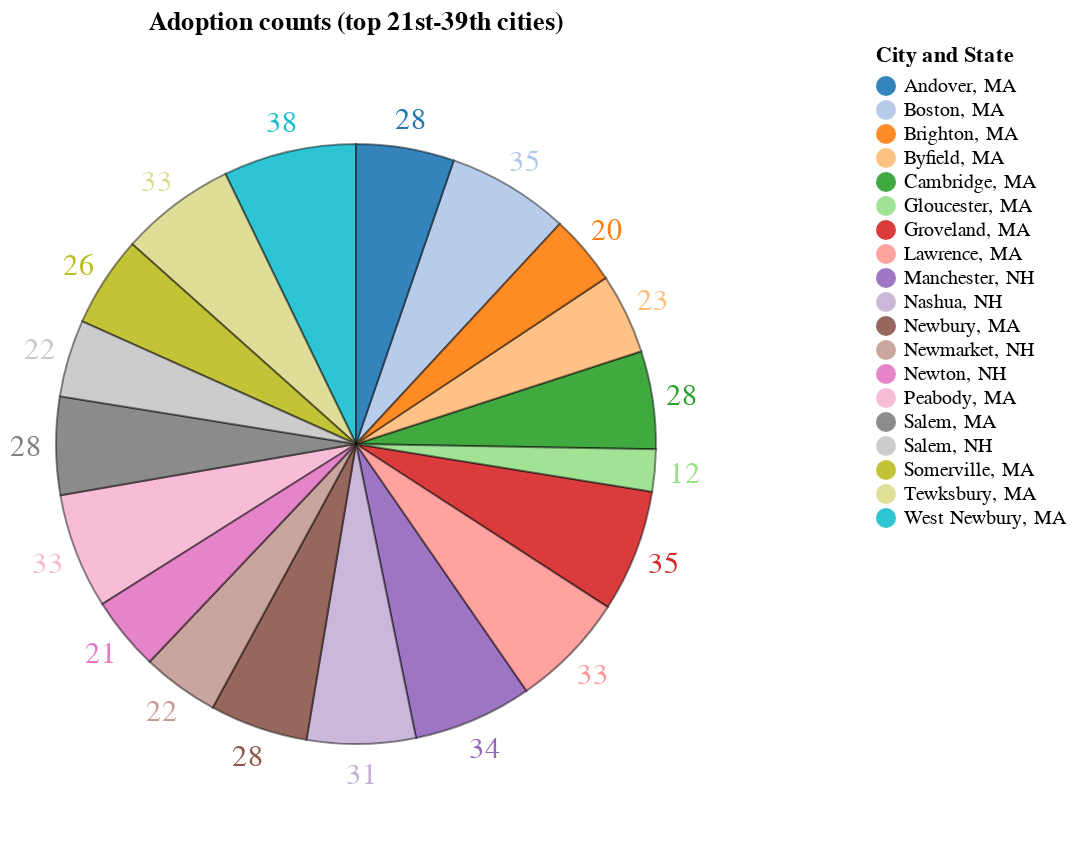

Notebook code for this chart:
### Code cell
alt_pie_chart(relevant_adopts[20:], "City and State", "Adoptions", "Adoption counts (top 21st-39th cities)")

### Figure 1 — Vega-Lite specification as saved in the notebook (floating-point values rounded to 4 significant figures)
{"config": {"view": {"continuousWidth": 300, "continuousHeight": 300}, "legend": {"offset": 250, "orient": "right", "symbolStrokeWidth": 0}}, "layer": [{"mark": {"type": "text", "radius": 165, "size": 15}, "encoding": {"color": {"field": "City and State", "scale": {"scheme": "category20"}, "type": "nominal"}, "text": {"field": "Adoptions", "type": "quantitative"}, "theta": {"field": "Adoptions", "stack": true, "type": "quantitative"}}, "title": "Adoption counts (top 21st-39th cities)"}, {"mark": {"type": "arc", "opacity": 0.9, "outerRadius": 150, "stroke": "black", "strokeOpacity": 0.5}, "encoding": {"color": {"field": "City and State", "scale": {"scheme": "category20"}, "type": "nominal"}, "theta": {"field": "Adoptions", "stack": true, "type": "quantitative"}}, "title": "Adoption counts (top 21st-39th cities)"}], "data": {"name": "data-8c62568c6bb64996213508a775bb3f18"}, "height": 400, "$schema": "https://vega.github.io/schema/vega-lite/v5.20.1.json", "datasets": {"data-8c62568c6bb64996213508a775bb3f18": [{"index": 20, "City and State": "West Newbury, MA", "Adoptions": 38}, {"index": 21, "City and State": "Groveland, MA", "Adoptions": 35}, {"index": 22, "City and State": "Boston, MA", "Adoptions": 35}, {"index": 23, "City and State": "Manchester, NH", "Adoptions": 34}, {"index": 24, "City and State": "Tewksbury, MA", "Adoptions": 33}, {"index": 25, "City and State": "Lawrence, MA", "Adoptions": 33}, {"index": 26, "City and State": "Peabody, MA", "Adoptions": 33}, {"index": 28, "City and State": "Nashua, NH", "Adoptions": 31}, {"index": 29, "City and State": "Salem, MA", "Adoptions": 28}, {"index": 30, "City and State": "Newbury, MA", "Adoptions": 28}, {"index": 31, "City and State": "Andover, MA", "Adoptions": 28}, {"index": 32, "City and State": "Cambridge, MA", "Adoptions": 28}, {"index": 33, "City and State": "Somerville, MA", "Adoptions": 26}, {"index": 34, "City and State": "Byfield, MA", "Adoptions": 23}, {"index": 36, "City and State": "Newmarket, NH", "Adoptions": 22}, {"index": 37, "City and State": "Salem, NH", "Adoptions": 22}, {"index": 38, "City and State": "Newton, NH", "Adoptions": 21}, {"index": 40, "City and State": "Brighton, MA", "Adoptions": 20}, {"index": 55, "City and State": "Gloucester, MA", "Adoptions": 12}]}}
